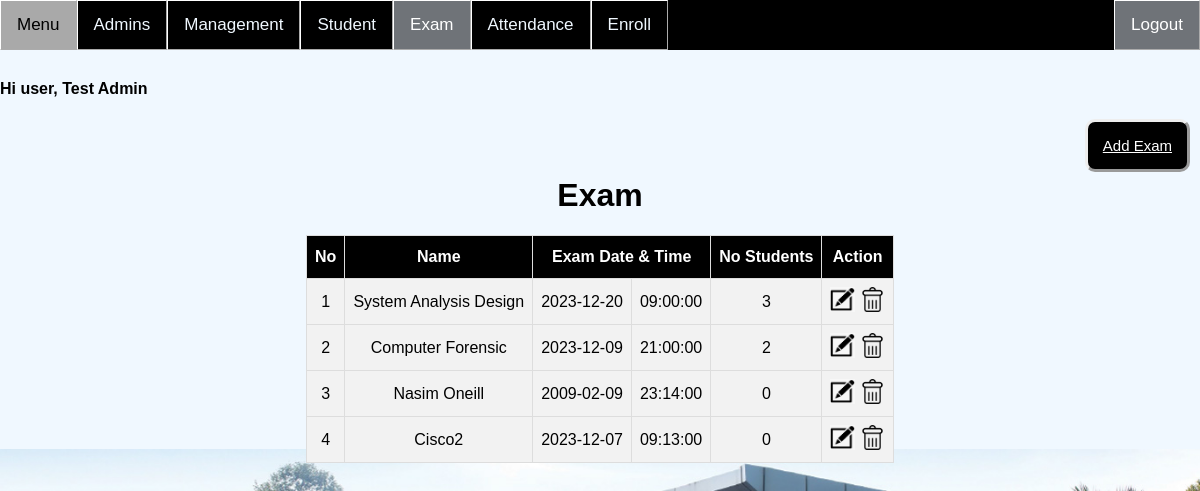
The app's page /Admin/Exam.php (signed in), older data.
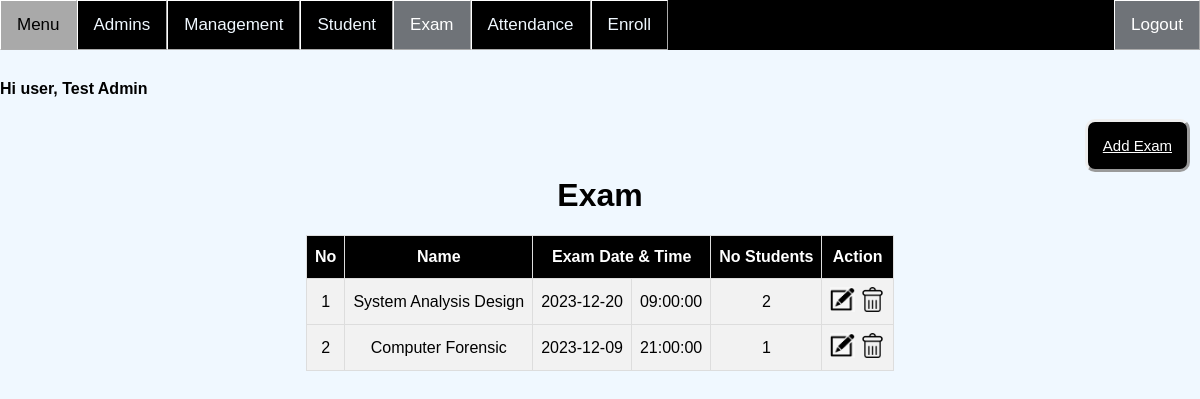
The same page, newer data.
### tables this page shows
CREATE TABLE `exam` (
  `id` int(11) NOT NULL,
  `name` varchar(255) NOT NULL,
  `datetime` datetime NOT NULL
);

### Admin/Exam.php (the view, shortened to what this page needs)
<?php
if(isset ($_SESSION["userId"]))
{	include "Header.php";
	?>
<!DOCTYPE html>
<html>
<head>
</head>
<body>
	<a style="float:right;margin-right:10px;background-color:black;" href="ExamAdd.php" class="btn">Add Exam</a><br><br>
	<h1 align="center">Exam</h1>
<?php
	$queryGet = "SELECT
					e.id AS id,
					e.name AS exam_name,
					e.datetime AS datetime,
					COUNT(she.student_id) AS num_stud
				FROM
					exam e
				LEFT JOIN
					student_has_exam she ON e.id = she.exam_id
				GROUP BY
					e.id, e.name;
";
	$resultGet = mysqli_query($link,$queryGet);
	if(!$resultGet)
	{
		die ("Invalid Query - get Items List: ". mysqli_error($link));
	}
	else
	{?>
	<table id="table" border="1" align="center">
		<tr>
			<th>No</th>
			<th>Name</th>
			<th colspan=2>Exam Date & Time</th>
			<th>No Students</th>
			<th>Action</th>
		</tr>
		<form>
<?php	$no=1;
		if(mysqli_num_rows($resultGet)>0){
		while($row= mysqli_fetch_array($resultGet, MYSQLI_BOTH))
		{
			$datetimeObject = new DateTime($row['datetime']);
			$date = $datetimeObject->format('Y-m-d');
			$time = $datetimeObject->format('H:i:s');
			?>
			<tr>
				<td><?php echo $no;?></td>
				<td><?php echo $row['exam_name']?></td>
				<td><?php echo $date?></td>
				<td><?php echo $time?></td>
				<td><?php echo $row['num_stud']?></td>
				<td><a href="ExamEdit.php?id=<?php echo $row['id'];?>">
					<img border="0" alt="editB" src="../CSS/btn/editB.png" width="25" height="25"></a>
					<a href="Delete.php?examID=<?php echo $row['id'];?>" onclick="return confirm('Are you sure?')">
					<img border="0" alt="editB" src="../CSS/btn/delB.png" width="25" height="25"></a></a>
				</td>
			</tr>
		<?php	$no++;}}
		else{
?>
			<tr>
				<td colspan="6">No Data</td>
			</tr>
		<?php	}?>
		</form>
	</table>
	<br><br><br><br>
<?php
	}
}
else	{
	echo "No session exists or session has expired. Please log in again ";
	echo "Page will be redirect in 5 seconds";
	header('Refresh: 5; ../Auth/Login.php');
}
?>
</body>
</html>

Row changes from the older to the newer data that the page shows:
removed exam: name "Nasim Oneill", datetime "2009-02-09", datetime "23:14:00", num_stud "0"
removed exam: name "Cisco2", datetime "2023-12-07", datetime "09:13:00", num_stud "0"
computed for exam "System Analysis Design": num_stud "3" → "2"
computed for exam "Computer Forensic": num_stud "2" → "1"
